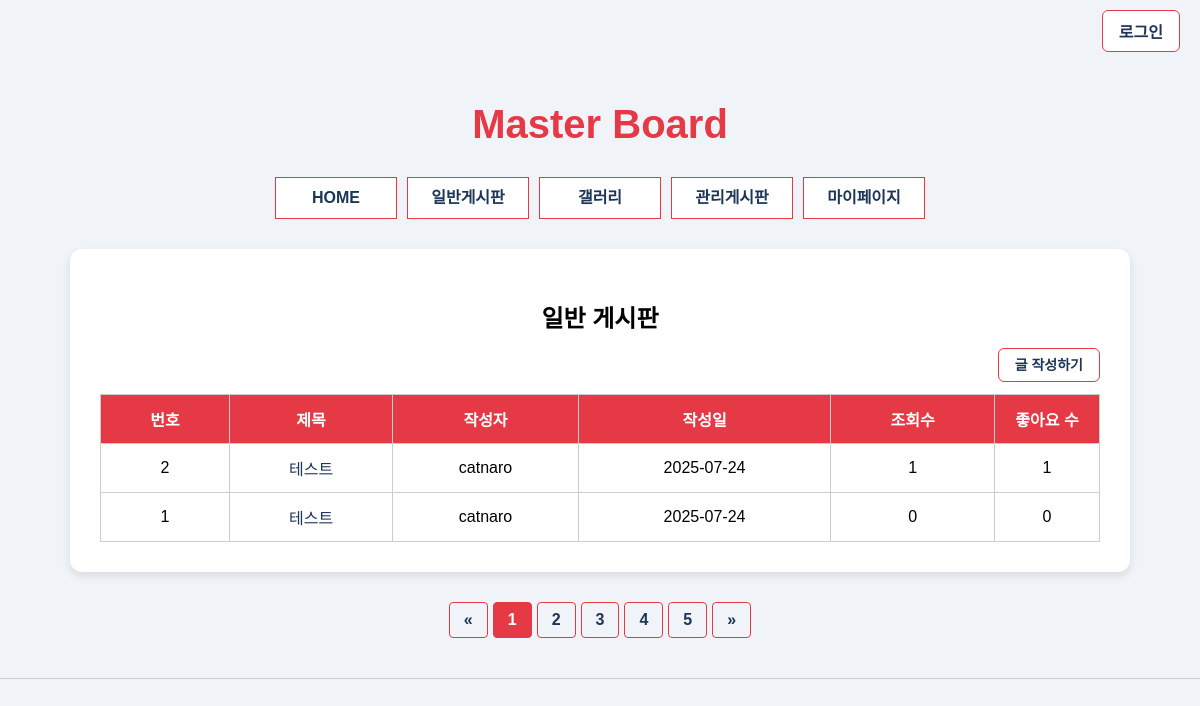
Page /board/ on the earlier database version.
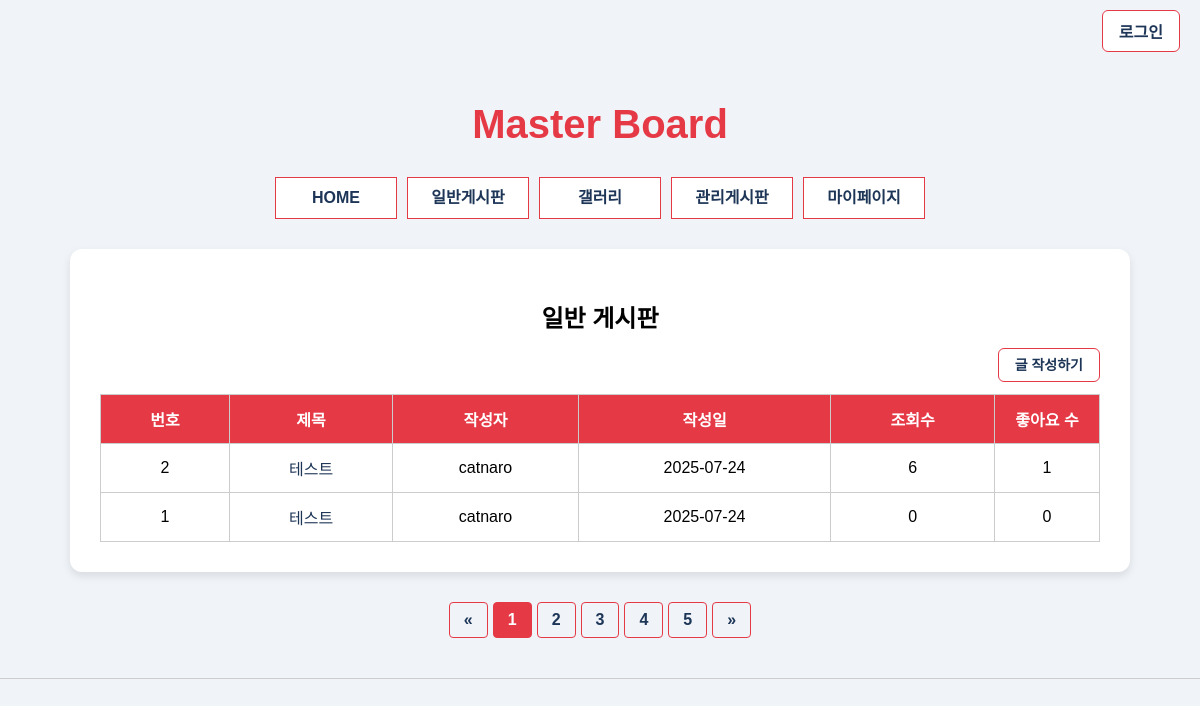
Same page on the later database version.
### board/models.py (models this page shows, shortened)
class Post(models.Model):
    BOARD_CHOICES = [
        ('general', '일반게시판'),
        ('gallery', '갤러리'),
        ('admin', '관리자게시판'),
    ]
    title = models.CharField(max_length=200, verbose_name='제목')
    content = models.TextField(verbose_name='내용')
    author = models.ForeignKey(User, on_delete=models.CASCADE, verbose_name='작성자')
    board_type = models.CharField(max_length=20, choices=BOARD_CHOICES, default='general', verbose_name='게시판 구분')
    created_at = models.DateTimeField(auto_now_add=True, verbose_name='작성일')
    updated_at = models.DateTimeField(auto_now=True, verbose_name='수정일')
    views = models.PositiveIntegerField(default=0, verbose_name='조회수')
    likes = models.PositiveIntegerField(default=0, verbose_name='좋아요')
    image = models.ImageField(upload_to='gallery/', blank=True, null=True, verbose_name='이미지')
    class Meta:
        ordering = ['-created_at']
        verbose_name = '게시글'
        verbose_name_plural = '게시글'

### board/views.py (the view)
# urls.py: path('', views.board_list, name='board_list'),
def board_list(request):
    posts = Post.objects.filter(board_type='general').order_by('-created_at')
    paginator = Paginator(posts, 10)  # 페이지당 10개
    page_number = request.GET.get('page')
    page_obj = paginator.get_page(page_number)
    return render(request, 'board_list.html', {
        'posts': page_obj,
        'board_type': 'general'
    })

### templates/board_list.html (shortened to what this page needs)
<!DOCTYPE html>
<html lang="ko">
<head>
</head>
<body>
    <div class="login-wrapper">
        {% if user.is_authenticated %}
            <a href="{% url 'accounts:profile' %}" class="login-btn">마이페이지</a>
            <a href="{% url 'accounts:logout' %}" class="login-btn" style="margin-left: 10px;">로그아웃</a>
        {% else %}
            <a href="{% url 'accounts:login' %}" class="login-btn">로그인</a>
        {% endif %}
    </div>
    <div>
        <h1 class="title">Master Board</h1>
        <nav>
            <ul id="topmenu">
                <li><a href="{% url 'home' %}">HOME</a></li>
                <li><a href="{% url 'board:board_list' %}">일반게시판</a></li>
                <li><a href="{% url 'board:gallery_list' %}">갤러리</a></li>
                <li><a href="{% url 'board:admin_board_list' %}">관리게시판</a></li>
                <li><a href="{% url 'accounts:profile' %}">마이페이지</a></li>
            </ul>
        </nav>
    </div>
    <div class="content">
        <h2>일반 게시판</h2>
        <div class="more-btn-wrapper">
            <a href="{% url 'board:post_create' %}" class="write-button">글 작성하기</a>
        </div>
        <table>
            <thead>
                <tr>
                    <th>번호</th>
                    <th>제목</th>
                    <th>작성자</th>
                    <th>작성일</th>
                    <th>조회수</th>
                    <th class="like-col">좋아요 수</th>
                </tr>
            </thead>
            <tbody>
                {% for post in posts %}
                <tr>
                    <td>{{ post.id }}</td>
                    <td><a href="{% url 'board:post_detail' post.pk %}">{{ post.title }}</a></td>
                    <td>{{ post.author.username }}</td>
                    <td>{{ post.created_at|date:"Y-m-d" }}</td>
                    <td>{{ post.views }}</td>
                    <td class="like-col">{{ post.likes }}</td>
                </tr>
                {% empty %}
                <tr>
                    <td colspan="6">등록된 게시글이 없습니다.</td>
                </tr>
                {% endfor %}
            </tbody>
        </table>
    </div>
    <div class="pagination">
        <a href="#">&laquo;</a>
        <a href="#" class="active">1</a>
        <a href="#">2</a>
        <a href="#">3</a>
        <a href="#">4</a>
        <a href="#">5</a>
        <a href="#">&raquo;</a>
    </div>
    <hr>
</body>
</html>

Differences in the rows shown:
changed Post id 2: views "1" → "6"
